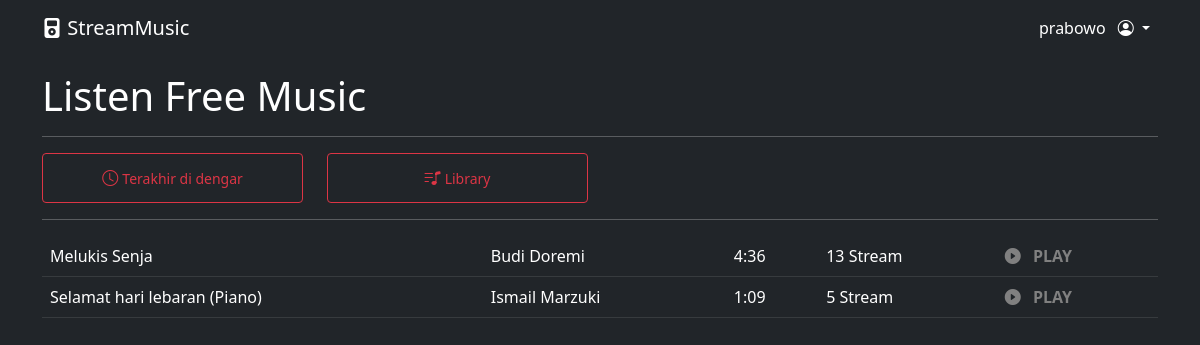
/index.php (signed in), run on the app's committed database.
### tables this page shows
CREATE TABLE `tb_musik` (
  `id_musik` int(11) NOT NULL,
  `file` varchar(128) NOT NULL,
  `judul` varchar(128) NOT NULL,
  `artist` varchar(50) NOT NULL,
  `durasi` varchar(10) NOT NULL,
  `stream` bigint(20) NOT NULL,
  `date_upload` int(11) NOT NULL
);

### index.php (the view, shortened to what this page needs)
<?php
require 'connection.php';
$query = mysqli_query($conn, "SELECT * FROM tb_musik ORDER BY date_upload ASC");
require 'layout/header.php';
?>
<h1>Listen Free Music</h1>
<hr>
<div class="row">
    <div class="col-3">
        <a href="last_listen.php" style="text-decoration: none;">
            <div class="card border border-danger bg-dark text-danger d-flex justify-content-center align-items-center" style="height: 50px">
                <div class="content text-center">
                    <i class="bi bi-clock"></i>
                    <small>Terakhir di dengar</small>
                </div>
            </div>
        </a>
    </div>
    <div class="col-3">
        <a href="library.php" style="text-decoration: none;">
            <div class="card border border-danger bg-dark text-danger d-flex justify-content-center align-items-center" style="height: 50px">
                <div class="content text-center">
                    <i class="bi bi-music-note-list"></i>
                    <small>Library</small>
                </div>
            </div>
        </a>
    </div>
</div>
<hr>
<table class="table table-hover table-dark">
    <tbody>
        <?php
        while ($result = mysqli_fetch_assoc($query)) : ?>
            <tr>
                <td><?= $result['judul'] ?></td>
                <td><?= $result['artist'] ?></td>
                <td><?= $result['durasi'] ?></td>
                <td><?= $result['stream'] ?> Stream</td>
                <th><a href="play.php?id=<?= $result['id_musik'] ?>" class="play"><i class="bi bi-play-circle-fill me-2"></i> PLAY</a></th>
            </tr>
        <?php endwhile; ?>
    </tbody>
</table>
<?php require 'layout/footer.php'; ?>

### index.php (style rules this page uses)
.play { text-decoration: none; color: grey; }

### data on the page
tb_musik: judul "Melukis Senja", artist "Budi Doremi", durasi "4:36", stream "13"
tb_musik: judul "Selamat hari lebaran (Piano)", artist "Ismail Marzuki", durasi "1:09", stream "5"

### other printed values
$_SESSION['nama'] "prabowo"
